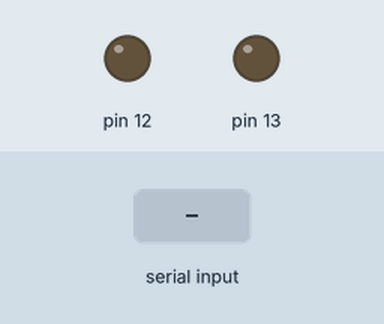
This sketch was run on a simulated Arduino Uno, built with avr-gcc and run on an emulated ATmega328P. Parts: output pins drawn as LEDs (lit = HIGH). The inputs (shaded band) are chosen by the test bench.

Above: at 1.2 s.
1.3 s: "a" received over Serial
At 2.5 s:
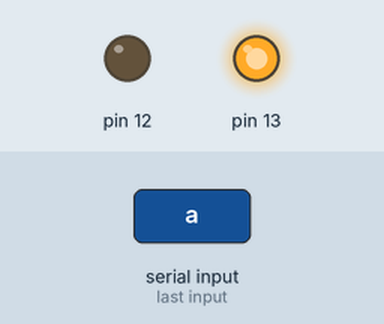
2.8 s: "s" received over Serial
At 3.6 s:
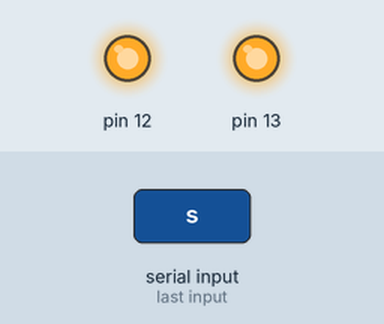
4.3 s: "a" received over Serial
At 4.7 s:
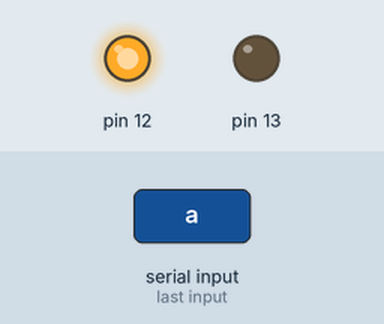
Timing chart, 0 to 7.3 s (numbered marks = the images above; inputs shaded):
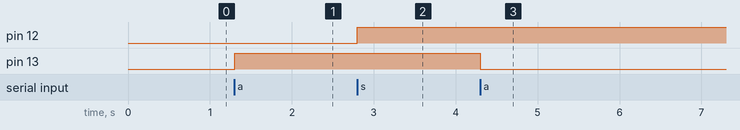

Measured:
- after the input at 1.3 s, pin 13: LOW → HIGH at once
- after the input at 2.8 s, pin 12: LOW → HIGH at once
- after the input at 4.3 s, pin 13: HIGH → LOW at once

The sketch:

automacao.ino
```cpp
/**
   Automação simples com arduino
   @author BabbyWitt
*/
void setup() {
  // put your setup code here, to run once:
  Serial.begin (9600);
  pinMode (13, OUTPUT);
  pinMode (12, OUTPUT);
}

void loop() {
  char leitor;
  //estrutura abaixo evita o acionamento indevido
  //dos dispositivos se não existir a comunicação
  if (Serial.available()) {
    leitor = Serial.read();
    switch (leitor) {
      case 'a':
        digitalWrite (13, ! digitalRead(13));
        break;
      case 's':
        digitalWrite (12, ! digitalRead(12));
        break;
    }
  }
}
```
